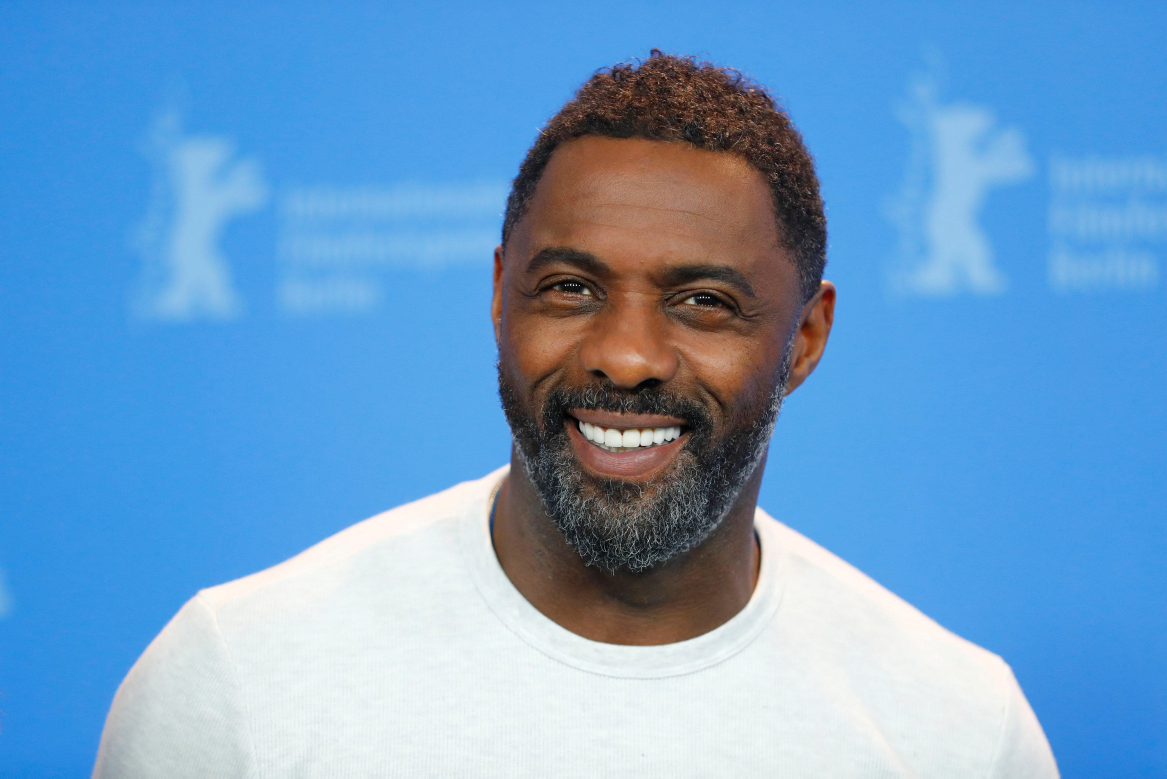
#> input picture people/Idris_Elba/2018-11-06t054310z-1334124005-rc1be15a8050-rtrmadp-3-people-sexiest-man.jpg, 3500 x 2335 px (shown at 1/3 size); its folder holds only this picture in this run
$ python model.py
#> lines starting #> are read from the running program, lines starting #| are printed output that depends on the picture
import cv2
import numpy as np
import os

#take images of people, use cv library to detect and then resize and crop faces
#save new face image files

class FaceDetector(object):
    def __init__(self, xml_path):
        self.classifier = cv2.CascadeClassifier(xml_path)

    def detect(self, image, biggest_only=True):
        scale_factor = 1.2
        min_neighbors = 5
        min_size = (30, 30)
        biggest_only = True
        faces_coord = self.classifier.detectMultiScale(image,
                                                       scaleFactor=scale_factor,
                                                       minNeighbors=min_neighbors,
                                                       minSize=min_size,
                                                       flags=cv2.CASCADE_SCALE_IMAGE)
        return faces_coord

def collect_dataset():
    images = []
    labels = []
    labels_dic = {}
    people = [person for person in os.listdir("people/")]
    #i is order of files, person is name of person
    for i, person in enumerate(people):
        labels_dic[i] = person
        for image in os.listdir("people/" + person):
            #first arg is file name, returns a grayscale image
            img = cv2.imread("people/" + person + '/' + image, 0)
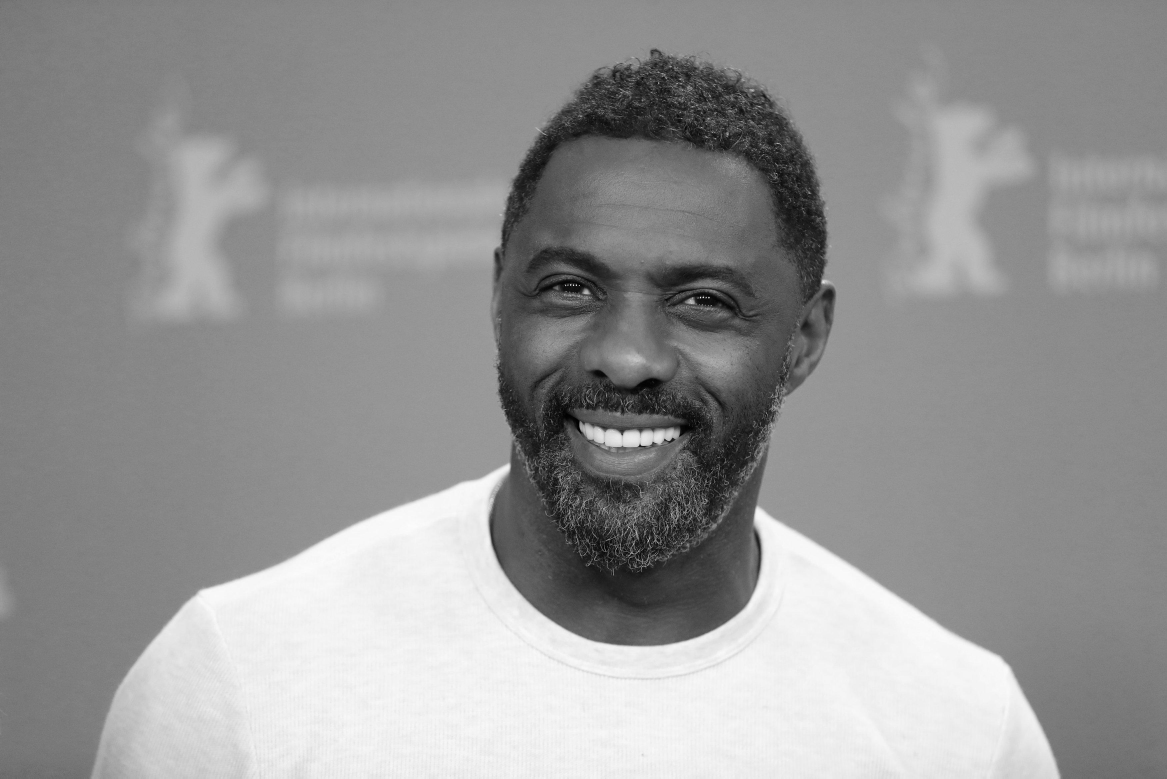
#> img: shape (2335, 3500) (shown at 1/3 size); min 0, max 255, mean 149.4
            if img is not None:
                #list of matrices
                images.append(img)
                #list of corresponding labels
                labels.append(person)
#> pass 2 of the loop in collect_dataset, `for i, person in enumerate(people):`:
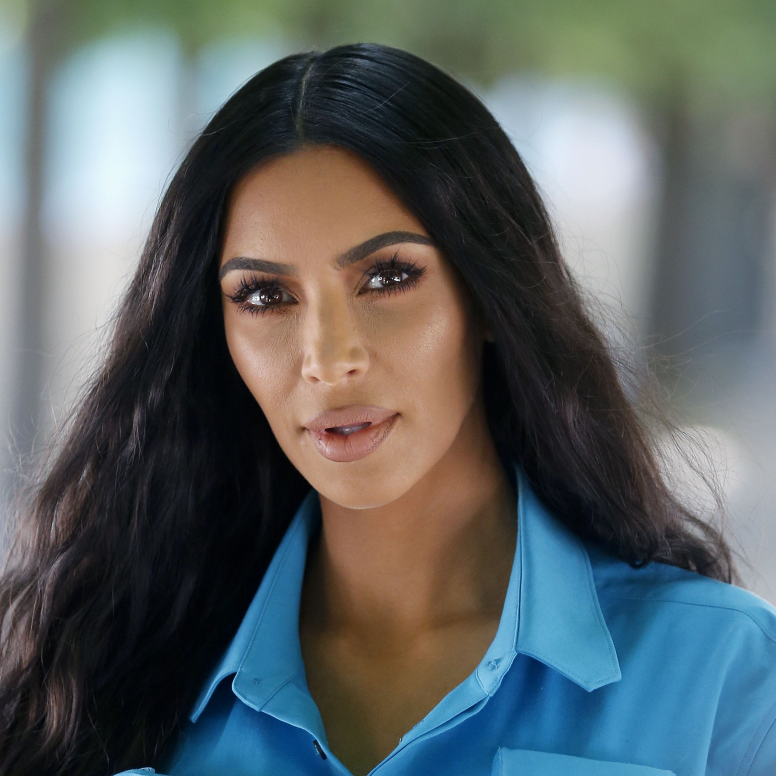
#> input picture people/Kim_Kardashian/kim-kardashian-attends-the-louis-vuitton-menswear-spring-news-photo-980333682-1541090812.jpg, 2328 x 2328 px (shown at 1/3 size)
#> in collect_dataset, `img = cv2.imread("people/" + person + '/' + image, 0)`:
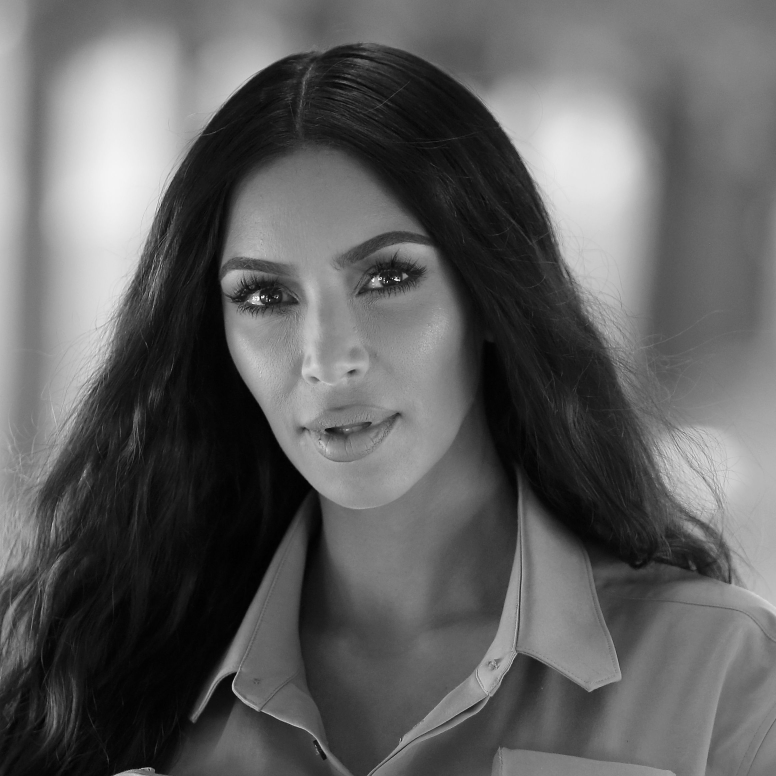
#> img: shape (2328, 2328) (shown at 1/3 size); min 0, max 255, mean 95.8

    return (images, np.array(labels), labels_dic)

def cut_faces(image, faces_coord):
    faces = []

    for (x, y, w, h) in faces_coord:
        w_rm = int(0.3 * w / 2)
        faces.append(image[y: y + h, x + w_rm: x + w - w_rm])

    return faces

def resize(images, size=(224, 224)):
    images_norm = []
    for image in images:
        if image.shape < size:
            image_norm = cv2.resize(image, size,
                                    interpolation=cv2.INTER_AREA)
        else:
            image_norm = cv2.resize(image, size,
                                    interpolation=cv2.INTER_CUBIC)
        images_norm.append(image_norm)

    return images_norm

def normalize_faces(image, faces_coord):

    faces = cut_faces(image, faces_coord)
    faces = resize(faces)

    return faces

#start here
images, labels, labels_dic = collect_dataset()
#> images = 2 items; labels_dic = {0: 'Idris_Elba', 1: 'Kim_Kardashian'}
count = 0
for image in images:
    detector = FaceDetector("haarcascade_frontalface_default.xml")
    faces_coord = detector.detect(image, True)
    faces = normalize_faces(image ,faces_coord)
    #can be multiple faces in one image
    for i, face in enumerate(faces):
        cv2.imwrite('%s.jpeg' % (count), faces[i])
        count += 1
#> this loop made 2 passes
#> (scale_factor in detect, min_neighbors in detect, min_size in detect, biggest_only in detect, faces_coord) on passes 1 to 2: (1.2, 5, (30, 30), True, [[1347, 469, 1082, 1082]]), (1.2, 5, (30, 30), True, [[896, 1620, 639, 639], [493, 478, 1013, 1013]])
#> pass 1, `cv2.imwrite('%s.jpeg' % (count), faces[i])`:
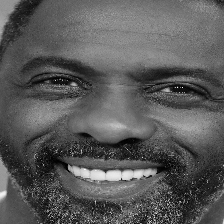
#> saved as 0.jpeg: shape (224, 224); min 0, max 255, mean 89.8
#> pass 2, `cv2.imwrite('%s.jpeg' % (count), faces[i])`:
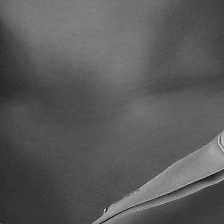
#> saved as 1.jpeg: shape (224, 224); min 2, max 217, mean 90
#> pass 2, `cv2.imwrite('%s.jpeg' % (count), faces[i])`:
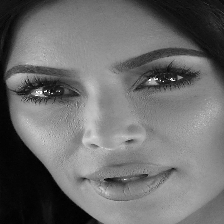
#> saved as 2.jpeg: shape (224, 224); min 0, max 255, mean 108.2
#> after the loop, count = 3
